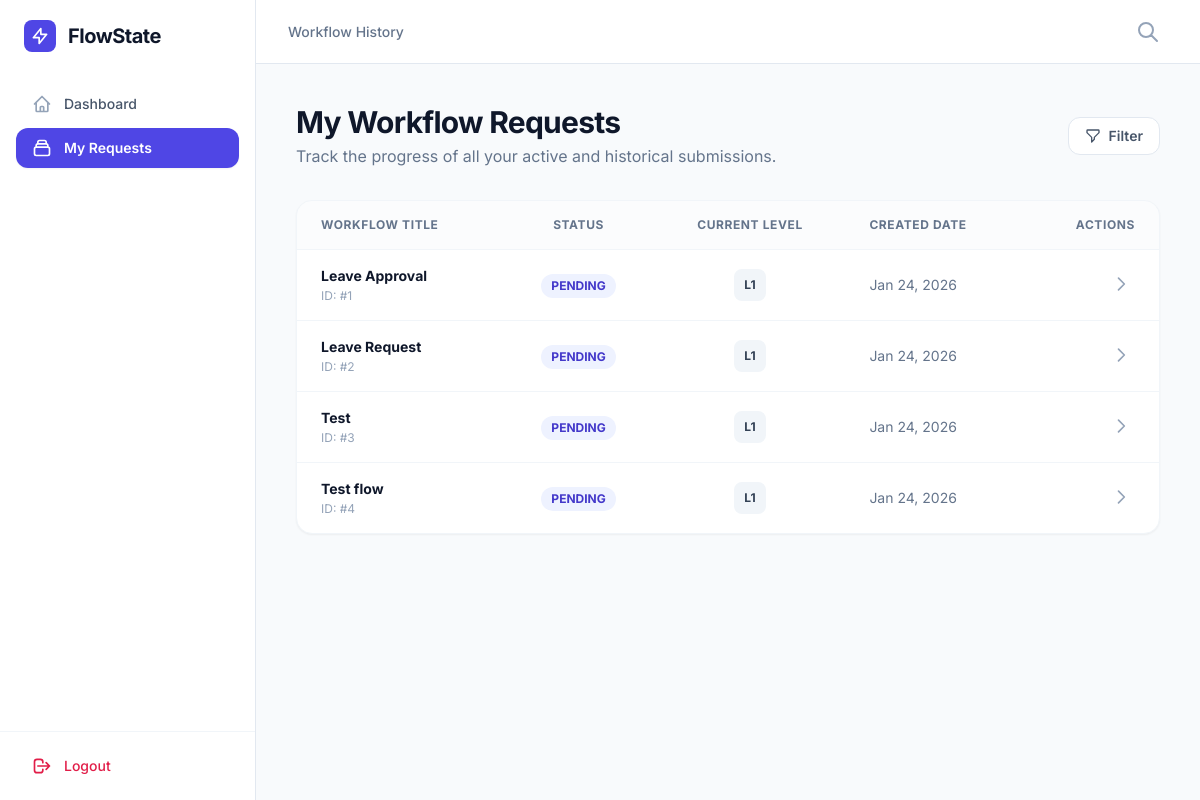
Page /workflows/mine/ (signed in) on the committed database.
### workflows/models.py (models this page shows, shortened)
class WorkflowRequest(models.Model):
    STATUS_CHOICES = [
        ("PENDING", "Pending"),
        ("APPROVED", "Approved"),
        ("REJECTED", "Rejected"),
    ]
    APPROVAL_LEVELS = [
        (1, "Level 1"),
        (2, "Level 2"),
        (3, "Level 3"),
    ]
    title = models.CharField(max_length=200)
    description = models.TextField()
    created_by = models.ForeignKey(User, on_delete=models.CASCADE)
    current_level = models.IntegerField(choices=APPROVAL_LEVELS, default=1)
    status = models.CharField(max_length=20, choices=STATUS_CHOICES, default="PENDING")
    created_at = models.DateTimeField(auto_now_add=True)

### workflows/views.py (the view)
# urls.py: path("workflows/mine/", my_requests, name="my_requests"),
@login_required
def my_requests(request):
    workflows = WorkflowRequest.objects.filter(created_by=request.user)
    return render(request, "workflows/my_requests.html", {"workflows": workflows})

### workflows/templates/workflows/my_requests.html (shortened to what this page needs)
<!DOCTYPE html>
<html lang="en" class="h-full bg-slate-50">
<head>
    <script src="https://cdn.tailwindcss.com"></script>
</head>
<body class="h-full overflow-hidden">
    <div class="flex h-screen overflow-hidden">
        <aside class="hidden md:flex md:w-64 md:flex-col bg-white border-r border-slate-200">
            <div class="flex flex-col flex-grow pt-5 overflow-y-auto">
                <div class="flex items-center flex-shrink-0 px-6 mb-8">
                    <div class="w-8 h-8 bg-indigo-600 rounded-lg flex items-center justify-center mr-3">
                        <svg class="w-5 h-5 text-white" fill="none" stroke="currentColor" viewBox="0 0 24 24">
                            <path stroke-linecap="round" stroke-linejoin="round" stroke-width="2" d="M13 10V3L4 14h7v7l9-11h-7z" />
                        </svg>
                    </div>
                    <span class="text-xl font-bold tracking-tight text-slate-900">FlowState</span>
                </div>
                <nav class="flex-1 px-4 space-y-1">
                    <a href="/dashboard/" class="group flex items-center px-4 py-2.5 text-sm font-medium text-slate-600 rounded-xl hover:bg-slate-50 hover:text-slate-900 transition-all">
                        Dashboard
                    </a>
                    <a href="/workflows/mine/" class="flex items-center px-4 py-2.5 text-sm font-semibold rounded-xl bg-indigo-600 text-white shadow-sm transition-all">
                        <svg class="mr-3 h-5 w-5" fill="none" viewBox="0 0 24 24" stroke="currentColor">
                            <path stroke-linecap="round" stroke-linejoin="round" stroke-width="2" d="M19 11H5m14 0a2 2 0 012 2v6a2 2 0 01-2 2H5a2 2 0 01-2-2v-6a2 2 0 012-2m14 0V9a2 2 0 00-2-2M5 11V9a2 2 0 012-2m0 0V5a2 2 0 012-2h6a2 2 0 012 2v2M7 7h10" />
                        </svg>
                        My Requests
                    </a>
                </nav>
            </div>
            <div class="p-4 border-t border-slate-100">
                <a href="/logout/" class="flex items-center px-4 py-2 text-sm font-medium text-rose-600 hover:bg-rose-50 rounded-xl transition-colors">
                    <svg class="mr-3 h-5 w-5" fill="none" viewBox="0 0 24 24" stroke="currentColor"><path stroke-linecap="round" stroke-linejoin="round" stroke-width="2" d="M17 16l4-4m0 0l-4-4m4 4H7m6 4v1a3 3 0 01-3 3H6a3 3 0 01-3-3V7a3 3 0 013-3h4a3 3 0 013 3v1" /></svg>
                    Logout
                </a>
            </div>
        </aside>
        <div class="flex flex-col flex-1 w-0 overflow-hidden">
            <header class="h-16 bg-white border-b border-slate-200 flex items-center justify-between px-8">
                <div class="text-sm font-medium text-slate-500">Workflow History</div>
                <div class="flex items-center space-x-4">
                    <button class="p-2 text-slate-400 hover:text-slate-600">
                        <svg class="h-6 w-6" fill="none" viewBox="0 0 24 24" stroke="currentColor"><path stroke-linecap="round" stroke-linejoin="round" stroke-width="2" d="M21 21l-6-6m2-5a7 7 0 11-14 0 7 7 0 0114 0z" /></svg>
                    </button>
                </div>
            </header>
            <main class="flex-1 overflow-y-auto bg-slate-50 p-6 sm:p-10">
                <div class="max-w-6xl mx-auto">
                    {% block content %}
                    <div class="mb-8 flex flex-col sm:flex-row sm:items-center sm:justify-between space-y-4 sm:space-y-0">
                        <div>
                            <h1 class="text-3xl font-bold text-slate-900 tracking-tight">My Workflow Requests</h1>
                            <p class="text-slate-500 mt-1">Track the progress of all your active and historical submissions.</p>
                        </div>
                        <div class="flex space-x-3">
                            <button class="inline-flex items-center px-4 py-2 bg-white border border-slate-200 text-sm font-semibold text-slate-600 rounded-xl hover:bg-slate-50 transition-all">
                                <svg class="w-4 h-4 mr-2" fill="none" stroke="currentColor" viewBox="0 0 24 24"><path stroke-linecap="round" stroke-linejoin="round" stroke-width="2" d="M3 4a1 1 0 011-1h16a1 1 0 011 1v2.586a1 1 0 01-.293.707l-6.414 6.414a1 1 0 00-.293.707V17l-4 4v-6.586a1 1 0 00-.293-.707L3.293 7.293A1 1 0 013 6.586V4z" /></svg>
                                Filter
                            </button>
                        </div>
                    </div>
                    <div class="bg-white rounded-2xl shadow-sm border border-slate-100 overflow-hidden">
                        <table class="w-full text-left border-collapse">
                            <thead>
                                <tr class="bg-slate-50/50 border-b border-slate-100">
                                    <th class="px-6 py-4 text-xs font-bold text-slate-500 uppercase tracking-wider">Workflow Title</th>
                                    <th class="px-6 py-4 text-xs font-bold text-slate-500 uppercase tracking-wider text-center">Status</th>
                                    <th class="px-6 py-4 text-xs font-bold text-slate-500 uppercase tracking-wider text-center">Current Level</th>
                                    <th class="px-6 py-4 text-xs font-bold text-slate-500 uppercase tracking-wider">Created Date</th>
                                    <th class="px-6 py-4 text-xs font-bold text-slate-500 uppercase tracking-wider text-right">Actions</th>
                                </tr>
                            </thead>
                            <tbody class="divide-y divide-slate-100">
                                {% for wf in workflows %}
                                <tr class="hover:bg-slate-50/50 transition-colors group">
                                    <td class="px-6 py-4">
                                        <div class="text-sm font-bold text-slate-900">{{ wf.title }}</div>
                                        <div class="text-xs text-slate-400 mt-0.5">ID: #{{ wf.id|default:"1042" }}</div>
                                    </td>
                                    <td class="px-6 py-4 text-center">
                                        <span class="inline-flex items-center px-2.5 py-1 rounded-full text-xs font-bold
                                            {% if wf.status == 'Approved' %} bg-emerald-50 text-emerald-700
                                            {% elif wf.status == 'Pending' %} bg-amber-50 text-amber-700
                                            {% else %} bg-indigo-50 text-indigo-700 {% endif %}">
                                            {{ wf.status }}
                                        </span>
                                    </td>
                                    <td class="px-6 py-4 text-center">
                                        <div class="inline-flex items-center justify-center w-8 h-8 rounded-lg bg-slate-100 text-slate-700 text-xs font-bold">
                                            L{{ wf.current_level }}
                                        </div>
                                    </td>
                                    <td class="px-6 py-4 text-sm text-slate-500">
                                        {{ wf.created_at|date:"M d, Y"|default:wf.created_at }}
                                    </td>
                                    <td class="px-6 py-4 text-right">
                                        <button class="text-slate-400 hover:text-indigo-600 transition-colors p-1">
                                            <svg class="w-5 h-5" fill="none" stroke="currentColor" viewBox="0 0 24 24"><path stroke-linecap="round" stroke-linejoin="round" stroke-width="2" d="M9 5l7 7-7 7" /></svg>
                                        </button>
                                    </td>
                                </tr>
                                {% endfor %}
                            </tbody>
                        </table>
                    </div>
                    {% endblock %}
                </div>
            </main>
        </div>
    </div>
</body>
</html>

### workflows/templates/workflows/my_requests.html (style rules this page uses)
body { font-family: 'Inter', sans-serif; }

### rows in the picture
WorkflowRequest: title "Leave Approval", id "1", status "PENDING", current_level "1", created_at "Jan 24, 2026"
WorkflowRequest: title "Leave Request", id "2", status "PENDING", current_level "1", created_at "Jan 24, 2026"
WorkflowRequest: title "Test", id "3", status "PENDING", current_level "1", created_at "Jan 24, 2026"
WorkflowRequest: title "Test flow", id "4", status "PENDING", current_level "1", created_at "Jan 24, 2026"
